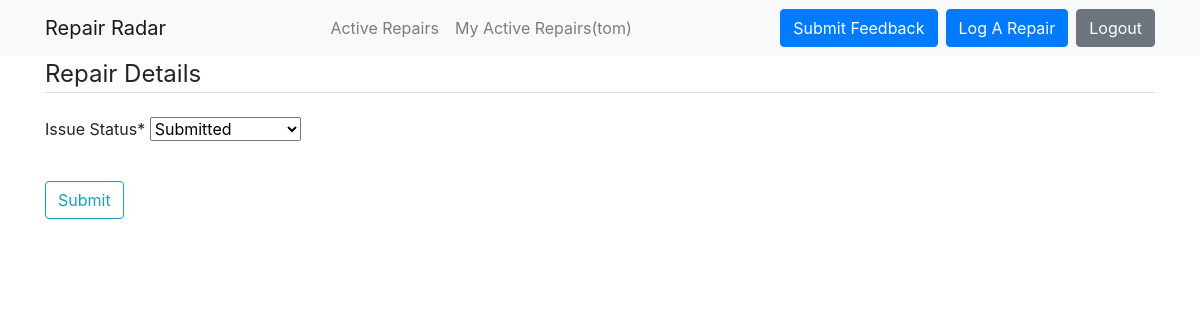
/repair/5/update/ (signed in), run on an earlier commit of the app's database.
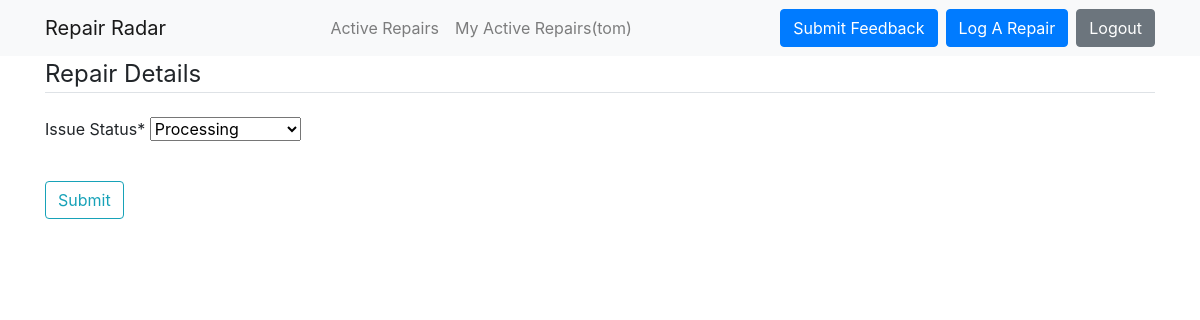
And on a later commit of the database.
### repairadar_app/models.py (models this page shows, shortened)
class Repair(models.Model):
    status_choices = [
        ('Submitted', 'Submitted'),
        ('Processing', 'Processing'),
        ('Under Review', 'Under Review'),
        ('Waiting For Parts', 'Waiting For Parts'),
        ('Complete', 'Complete'),
    ]
    urgency_choices = [
        ('Low', 'Low'),
        ('Medium', 'Medium'),
        ('High', 'High')
    ]
    suNumber = models.ForeignKey(User, on_delete=models.CASCADE, verbose_name="Student Number")
    repairTitle = models.CharField(max_length=100, verbose_name='Issue Title')
    repairDescription = models.TextField(verbose_name='Issue Description')
    repairStatus = models.CharField(max_length=20, default='SUB', verbose_name='Issue Status', choices=status_choices)
    repairLocation = models.CharField(max_length=100, verbose_name='Issue Location')
    dateLastModified = models.DateField(default = timezone.now)
    dateLogged = models.DateField(default = timezone.now)
    repairImage = models.ImageField(upload_to='repair_images', blank=True, verbose_name='Issue Evidence', default='default.jpg')
    repairUrgency = models.CharField(max_length=20, default='Low', verbose_name='Issue Urgency', choices=urgency_choices)

### repairadar_app/views.py (the view)
# urls.py: path('repair/<int:pk>/update/', RepairUpdateView.as_view(), name='repair-update'),
class RepairUpdateView(LoginRequiredMixin, UserPassesTestMixin, UpdateView):
    model = Repair
    fields = ['repairStatus']
    def test_func(self):
        repair = self.get_object()
        if self.request.user.username == 'staff' or self.request.user.username == 'tom':
            return True
        return False

### repairadar_app/templates/repairadar_app/repair_form.html (shortened to what this page needs)
{% extends "repairadar_app/base.html" %}
{% load crispy_forms_tags %}
{% block content %}
    <div class="content-section">
        <form method="POST" enctype="multipart/form-data">
            <fieldset class="form-group">
                <legend class="border-bottom mb-4">Repair Details</legend>
                {{ form|crispy }}
            </fieldset>
            <div class="form-group">
                <button class="btn btn-outline-info" type="submit">Submit</button>
            </div>
        </form>
    </div>
{% endblock content %}

What changed in the data, as far as the page shows it:
changed Repair: repairStatus "Submitted" → "Processing"
